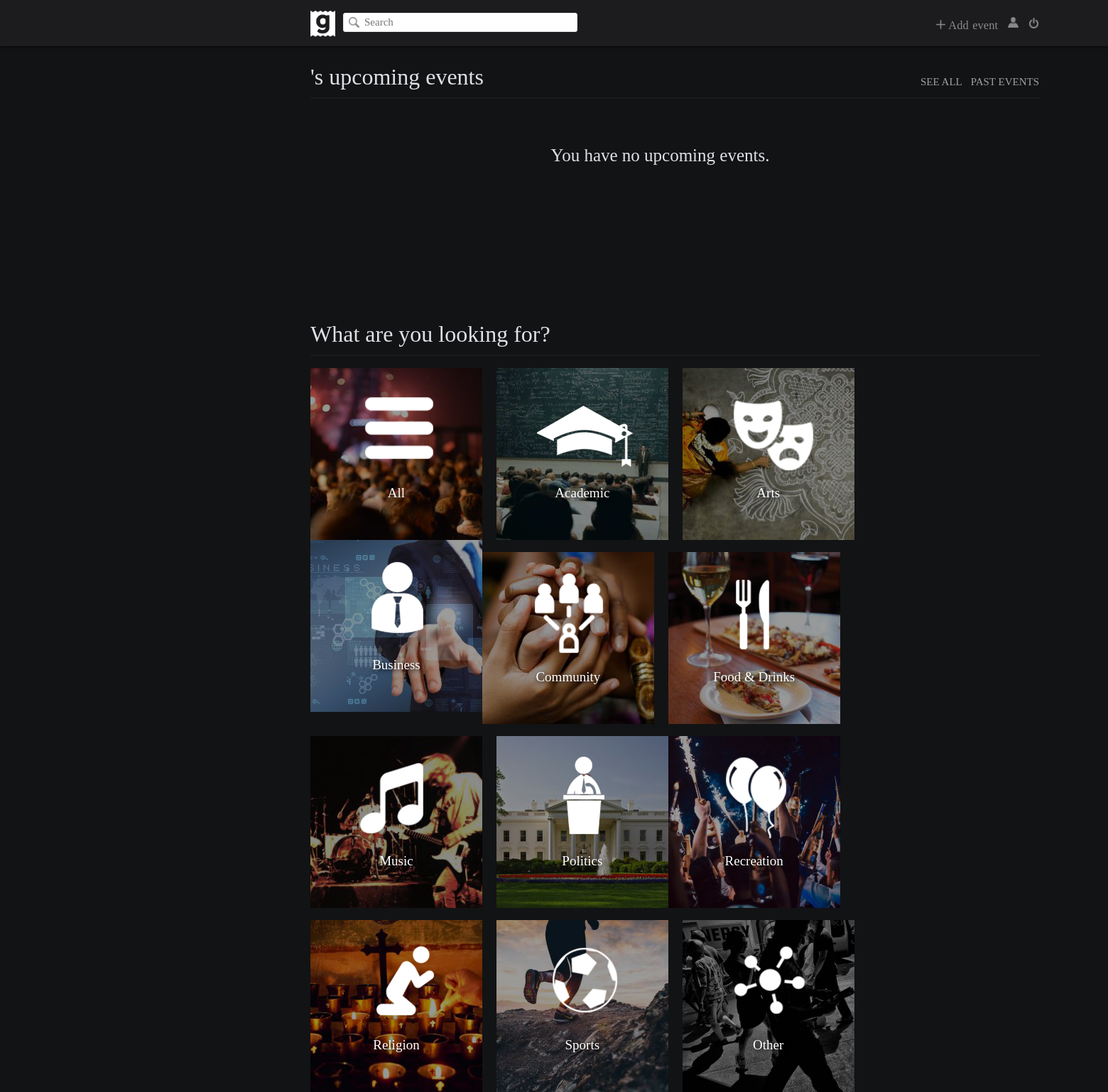
The app's page /pages/main.php (signed in), older data.
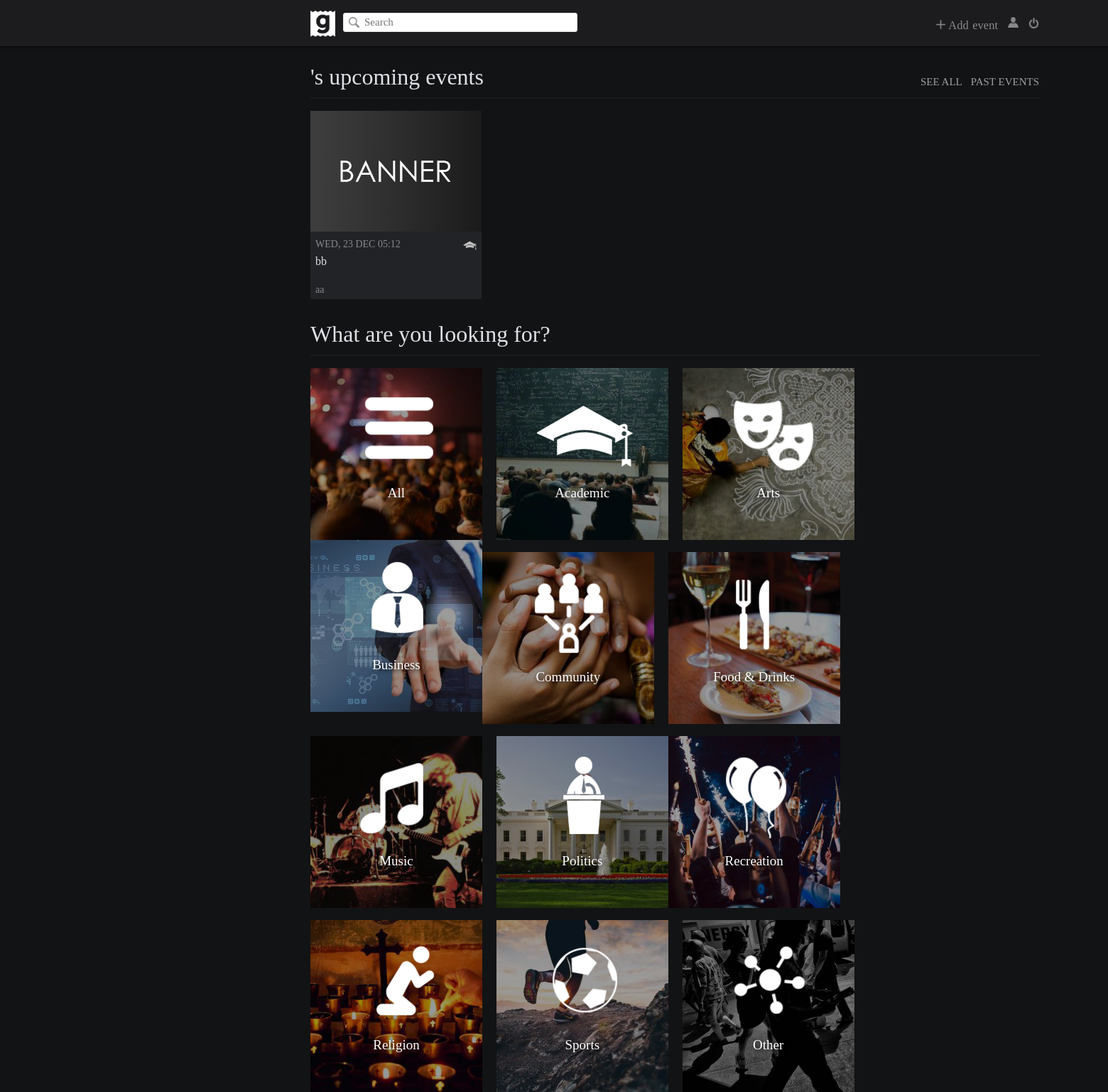
The same page, newer data.
### tables this page shows
CREATE TABLE Events (
	eventID INTEGER PRIMARY KEY AUTOINCREMENT,
	host TEXT NOT NULL,
	banner TEXT,
	name TEXT NOT NULL,
	eventDate DATE NOT NULL,
	location TEXT NOT NULL,
	description TEXT,
	private BOOLEAN,
	type TEXT NOT NULL
);

### database/upcomingevents.php (called while the page is built, shortened)
<?php
    include_once('connection_external.php');
    include('utilities.php');
	function getUserUpcomingEvents() {
		global $db;
		$stmt = $db->prepare('SELECT * FROM EventGuests WHERE userID = ? AND status = ?');
		$stmt->execute(array($_SESSION['userID'], "going"));
		$events = $stmt->fetchAll();
	  	$upcoming_events = array();
		if (!empty($events)) {
			$today = date("Y-m-d H:i");
			foreach ($events as $event) {
				$event_info = getEventByID($event['eventID']);
				if ($event_info['eventDate'] > $today)
					$upcoming_events[] = $event_info;
			}
		}
		usort($upcoming_events, "sortFunction");
		return $upcoming_events;
	}
?>

### database/utilities.php (called while the page is built, shortened)
<?php
	function getEventByID($event_id) {
		global $db;
		$stmt = $db->prepare('SELECT * FROM Events WHERE eventID = ?');
		$stmt->execute(array($event_id));
		return $stmt->fetch();
	}
?>

### pages/main.php (the view, shortened to what this page needs)
	<link rel="stylesheet" href="css/main.css">
	<link rel="stylesheet" href="css/navbar.css">
</head>
<body>
	<?php include('navbar.php') ?>
  	<div id="user-upcoming-events-container">
  		<div><div id="title-right"><a href="../index.php?page=userevents&filter=past">PAST EVENTS</a> <a href="../index.php?page=userevents&filter=upcoming">SEE ALL</a></div>
	  	<div id="upcoming-events-title"><?= $_SESSION['username'] ?>'s upcoming events</div></div>
  		<div class="line-divisor"></div>
		<?php
			include('database/upcomingevents.php');
			$upcoming_events = getUserUpcomingEvents();
			if (empty($upcoming_events))
				echo '<div class="no-upcoming-events">You have no upcoming events.</div>';
			else
				foreach (array_slice($upcoming_events, 0, 4) as $event) {
		?>
		<div class="event-container">
			<div class="event-banner" style='background: url("<?php echo $event['banner']?>") 50% 50% no-repeat; background-size: cover;'>
			</div>
			<div class="event-type"><img src="../images/<?php echo $event['type']?>.png" height="19" width="19" title="<?php echo $event['type']?>"></div>
			<div class="event-date"><?php echo strtoupper(date("D, j M H:i", strtotime($event['eventDate'])))?></div>
			<div class="event-name"><a title="<?php echo $event['name'] ?>" href="../index.php?page=event&id=<?php echo $event['eventID'] ?>"><?php echo $event['name'] ?></a></div>
			<div class="event-location" title="<?php echo $event['location'] ?>"><?php echo $event['location'] ?></div>
		</div>
		<?php } ?>
  	</div>
  	<div id="upcoming-events-container">
  		<div id="all-events-title">What are you looking for?</div>
  		<div class="line-divisor"></div>
  		<div onclick="location.href='../index.php?page=search&type=All&filter=upcoming';" class="type-images" style='background: url("../images/allevents.png") 50% 50% no-repeat;'>
  			<a href="../index.php?page=search&type=All&filter=upcoming">All</a>
  		</div>
  		<div onclick="location.href='../index.php?page=search&type=Academic&filter=upcoming';" class="type-images" style='background: url("../images/academicevent.png") 50% 50% no-repeat;'>
  			<a href="../index.php?page=search&type=Academic&filter=upcoming">Academic</a>
  		</div>
  		<div onclick="location.href='../index.php?page=search&type=Arts&filter=upcoming';" class="type-images" style='background: url("../images/artsevent.png") 50% 50% no-repeat;'>
  			<a href="../index.php?page=search&type=Arts&filter=upcoming">Arts</a>
  		</div>
  		<div onclick="location.href='../index.php?page=search&type=Business&filter=upcoming';" class="type-images" style='background: url("../images/businessevent.png") 50% 50% no-repeat;'>
  			<a href="../index.php?page=search&type=Business&filter=upcoming">Business</a>
  		</div>
  		<div onclick="location.href='../index.php?page=search&type=Community&filter=upcoming';" class="type-images" style='background: url("../images/communityevent.png") 50% 50% no-repeat;'>
  			<a href="../index.php?page=search&type=Community&filter=upcoming">Community</a>
  		</div>
  		<div onclick="location.href='../index.php?page=search&type=Food%20%26%20Drinks&filter=upcoming';" class="type-images" style='background: url("../images/eatingevent.png") 50% 50% no-repeat;'>
  			<a href="../index.php?page=search&type=Food%20%26%20Drinks&filter=upcoming">Food & Drinks</a>
  		</div>
  		<div onclick="location.href='../index.php?page=search&type=Music&filter=upcoming';" class="type-images" style='background: url("../images/musicevent.png") 50% 50% no-repeat;'>
  			<a href="../index.php?page=search&type=Music&filter=upcoming">Music</a>
  		</div>
  		<div onclick="location.href='../index.php?page=search&type=Politics&filter=upcoming';" class="type-images" style='background: url("../images/politicevent.png") 50% 50% no-repeat;'>
  			<a href="../index.php?page=search&type=Politics&filter=upcoming">Politics</a>
  		</div>
  		<div onclick="location.href='../index.php?page=search&type=Recreation&filter=upcoming';" class="type-images" style='background: url("../images/Recreationevent.png") 50% 50% no-repeat;'>
  			<a href="../index.php?page=search&type=Recreation&filter=upcoming">Recreation</a>
  		</div>
  		<div onclick="location.href='../index.php?page=search&type=Religion&filter=upcoming';" class="type-images" style='background: url("../images/religiousevent.png") 50% 50% no-repeat;'>
  			<a href="../index.php?page=search&type=Religion&filter=upcoming">Religion</a>
  		</div>
  		<div onclick="location.href='../index.php?page=search&type=Sports&filter=upcoming';" class="type-images" style='background: url("../images/sportsevent.png") 50% 50% no-repeat;'>
  			<a href="../index.php?page=search&type=Sports&filter=upcoming">Sports</a>
  		</div>
  		<div onclick="location.href='../index.php?page=search&type=Other&filter=upcoming';" class="type-images" style='background: url("../images/otherevent.png") 50% 50% no-repeat;'>
  			<a href="../index.php?page=search&type=Other&filter=upcoming">Other</a>
  		</div>
  	</div>

### pages/navbar.php (shortened to what this page needs)
<div id="header">
	<a href="../index.php?page=main"><img id="site-logo" src="../images/logas.png" alt="Site logo" height="37" width="35"></a>
	<form id="search-bar" action="../index.php?page=main" method="post">
		<input id="search-box" type="text" placeholder="Search">
	</form>
	<a id="logout-button" href="../database/logout.php"><img  src="../images/logout.png" alt="Logout" height="15" width="15" title="Logout"></a>
	<a id="username" href="#"><img src="../images/user.png" alt="Logout" height="15" width="15"> <?= $_SESSION['username'] ?></a>
	<div id="add-event-button"><img src="../images/addEvent.png" alt="Logout" height="13" width="13"> Add event</div>
 	</div>

### css/main.css (style rules this page uses)
#user-upcoming-events-container { width: 54%; height: 345px; position: relative; left: 23%; margin-top: 25px; z-index: 3; }
#upcoming-events-title, #all-events-title { color: #DFE0E6; font-family: 'Proxima Nova Light'; font-size: 32px; }
#title-right a { color: #9fa0a3; font-family: 'Proxima Nova Light'; float: right; margin-top: 17px; margin-bottom: 0; font-size: 15px; text-decoration: none; }
#title-right a:not(:first-child) { margin-right: 12px; }
.line-divisor { background-color: #1A1B1D; width: 100%; height: 2px; margin-top: 10px; margin-bottom: 17px; }
.event-container { position: relative; background-color: #222326; width: 23.5%; height: 265px; white-space: nowrap; float: left; }
.event-container:not(:nth-child(4n+2)) { margin-right: 20px; }
.event-banner { width: 100%; height: 170px; }
.event-type { position: absolute; float: right; margin-left: 215px; margin-top: 10px; }
.event-date { font-family: 'Proxima Nova Light'; font-size: 14px; color: #88898C; padding: 7px; padding-top: 10px; }
.event-name { white-space: nowrap; overflow: hidden; }
.event-name a { font-size: 16px; padding-left: 7px; padding-right: 7px; color: #DFE0E6; height: 34px; overflow: hidden; text-decoration: none; display: block; text-overflow: ellipsis; }
.event-location { font-family: 'Proxima Nova Light'; font-size: 14px; color: #88898C; padding-left: 7px; padding-top: 7px; padding-right: 7px; overflow: hidden; text-overflow: ellipsis; }
#upcoming-events-container { width: 54%; height: 345px; position: relative; left: 23%; margin-top: 17px; z-index: 3; margin-bottom: 26%; }
.type-images { position: relative; float: left; background-size: contain; width: 241.9px; height: 241.9px; text-align: center; cursor: pointer; }
.type-images:nth-child(n+7) { margin-top: 17px; }
.type-images:not(:nth-child(4n+2)) { margin-right: 20px; }
.type-images a { font-family: 'Proxima Nova Light'; font-size: 19px; text-decoration: none; color: white; display:inline-block; margin-top: 165px; text-shadow: 2px 2px 6px rgba(0, 0, 0, 1); }
.no-upcoming-events { position: absolute; color: #DFE0E6; font-family: 'Proxima Nova Light'; text-align: center; font-size: 25px; top: 115px; left: 33%; }

### css/navbar.css (style rules this page uses)
html, body { font-family: 'Proxima Nova'; height: 100%; width: 100%; min-width: 1900px; margin: auto; padding: 0; background-color: #121314; display: none; }
#header { position: relative; top: 0px; left: 0px; width: 100%; background-color: #1C1C1F; height: 65px; overflow: hidden; z-index: 1000; box-shadow: 0px 0px 5px black; }
#logout-button { margin-top: 24.5px; float: right; position: relative; right: 23%; z-index: 1; color: #88898C; text-decoration: none; font-size: 17px; }
#add-event-button { margin-top: 25.5px; margin-right: 14px; float: right; position: relative; right: 23%; z-index: 1; color: #88898C; text-decoration: none; font-size: 16.5px; cursor: pointer; word-spacing: 1.5px; }
#username { position: relative; float: right; right: 23%; color: #88898C; margin-top: 23.5px; margin-right: 14px; text-decoration: none; z-index: 1; font-size: 16.5px; word-spacing: 2.5px; }
#site-logo { margin-top: 15px; margin-right: 9px; float: left; position: relative; left: 23%; }
#search-bar { float: left; position: relative; left: 23%; margin-top: 17.5px; margin-left: 2px; z-index: 2; }
#search-box { height: 27px; width: 330px; top: 50%; padding-left: 9px; border-width: thin; font-size: 15px; font-weight: 400; font-family: 'Proxima Nova'; border: solid 1px #E3E3E3; border-radius: 3px; background-image: url("../images/mglass.png"); background-size: 15px 15px; background-position: left center; background-position: 7px; background-repeat: no-repeat; text-indent: 20px; }

Row changes from the older to the newer data that the page shows:
added events: banner (picture), type (picture), eventDate "WED, 23 DEC 05:12", name "bb", location "aa"
Text that changed along with them:
text no longer shown: "You have no upcoming events."
